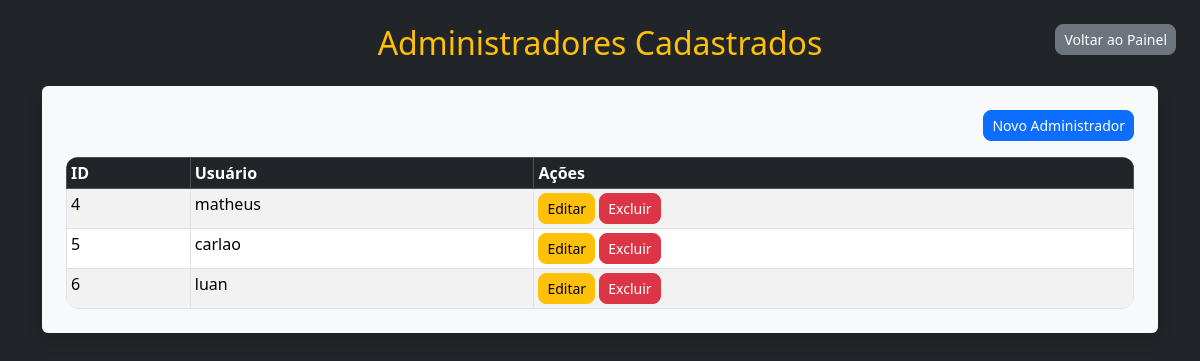
/view/administrador/listar_administrador.php (signed in), run on an earlier commit of the app's database.
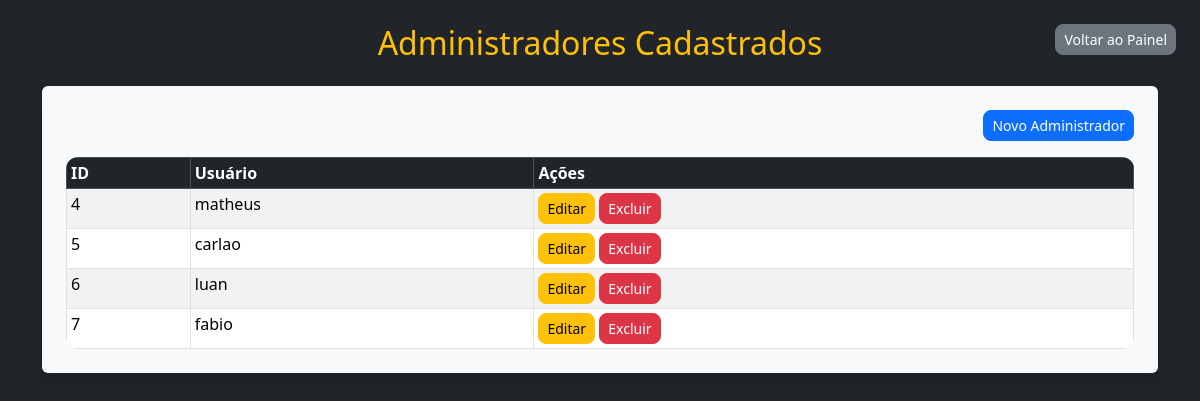
And on a later commit of the database.
### tables this page shows
CREATE TABLE `administrador` (
  `id` int(11) NOT NULL,
  `usuario` varchar(255) NOT NULL,
  `senha` varchar(255) NOT NULL
);

### view/administrador/listar_administrador.php (the view, shortened to what this page needs)
<?php
include '../../connection.php';
include '../../head.php';
$result = $conn->query("SELECT * FROM administrador");
?>
<!DOCTYPE html>
<html lang="pt-BR">
<head>
    <link href="https://cdn.jsdelivr.net/npm/bootstrap@5.3.5/dist/css/bootstrap.min.css" rel="stylesheet">
</head>
<body class="bg-dark text-light">
    <div class="container py-4">
        <a href="home_adm.php" class="btn btn-secondary btn-sm position-fixed" style="top: 24px; right: 24px; z-index: 999;">Voltar ao Painel</a>
        <h2 class="text-center text-warning mb-4">Administradores Cadastrados</h2>
        <div class="bg-light text-dark p-4 rounded shadow">
            <div class="text-end mb-3">
                <a href="cadastro_administrador.php" class="btn btn-primary btn-sm">Novo Administrador</a>
            </div>
            <table class="table table-sm table-striped table-bordered table-hover mb-0">
                <thead class="table-dark">
                    <tr>
                        <th>ID</th>
                        <th>Usuário</th>
                        <th>Ações</th>
                    </tr>
                </thead>
                <tbody>
                    <?php while ($row = $result->fetch_assoc()): ?>
                        <tr>
                            <td><?= $row['id'] ?></td>
                            <td><?= $row['usuario'] ?></td>
                            <td>
                                <a href="editar_administrador.php?id=<?= $row['id'] ?>" class="btn btn-warning btn-sm">Editar</a>
                                <a href="../../controller/administrador/administrador_controller.php?excluir=<?= $row['id'] ?>" class="btn btn-danger btn-sm" onclick="return confirm('Tem certeza que deseja excluir?')">Excluir</a>
                            </td>
                        </tr>
                    <?php endwhile; ?>
                </tbody>
            </table>
        </div>
    </div>
</body>
</html>

What changed in the data, as far as the page shows it:
added administrador: id "7", usuario "fabio"
